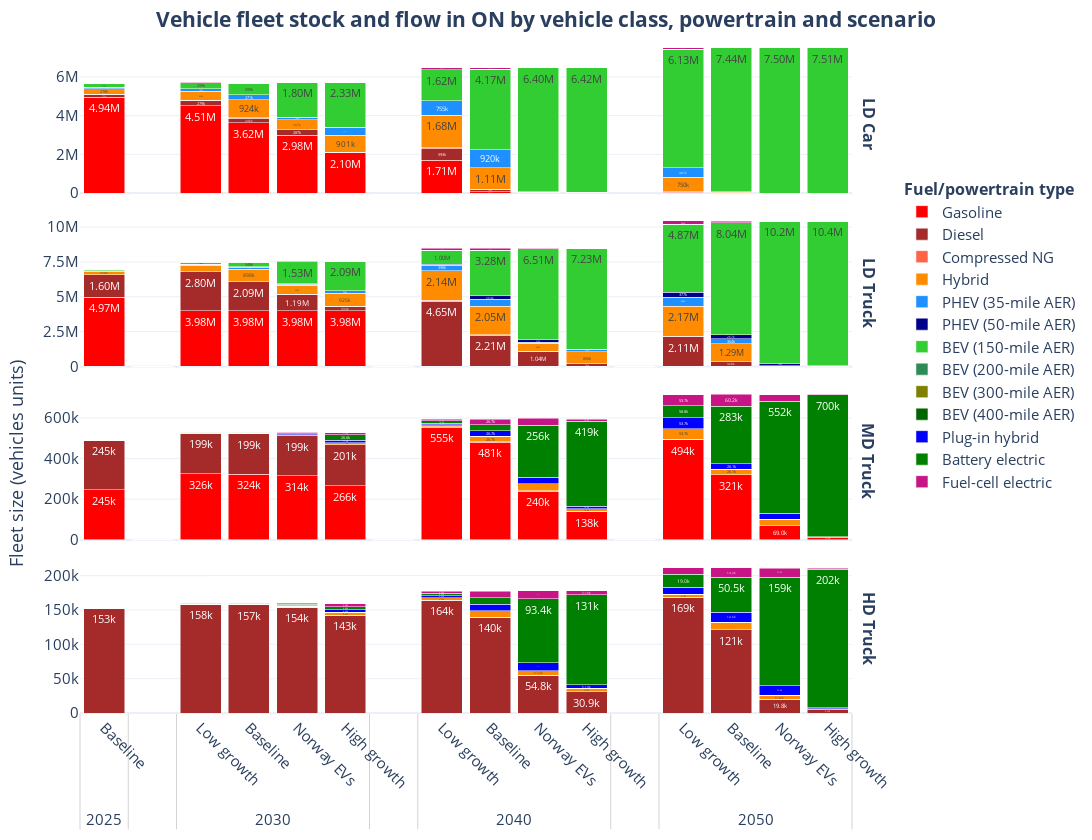

The cell this chart's notebook holds for it:
### Code cell
plot_capacity_flow_multicat(fleet_data, 
                            capacity_type='net capacity', 
                            baseline_scenario='baseline',
                            )
